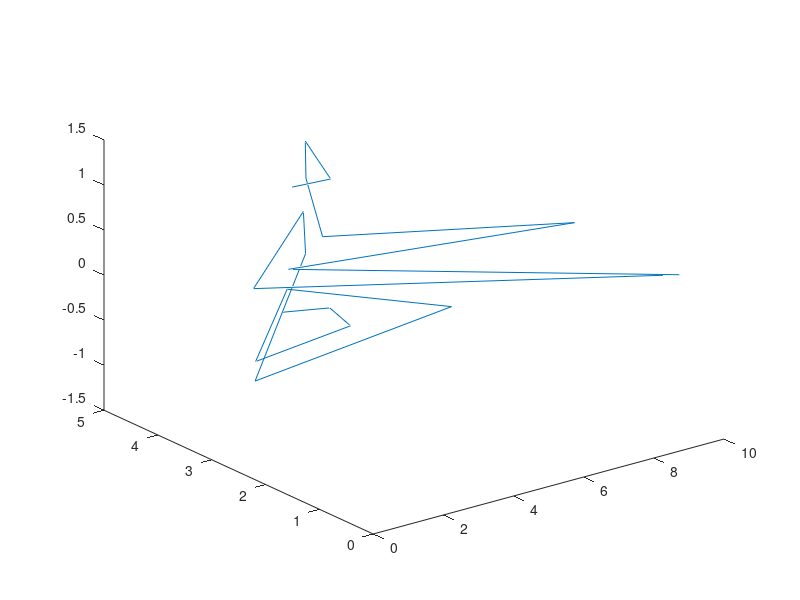

MATLAB code to generate this figure:
points = [...
    [ 1.03342; 1.11459; -0.184419; 4.39934], ...
    [ 1.03342; 0.618535; -0.184419; 4.39934], ...
    [ 1.10695; 0.618535; -0.184419; 4.39934], ...
    [ 1.10695; 0.86554; -0.184419; 4.39934], ...
    [ 1.18049; 0.86554; -0.184419; 4.39934], ...
    [ 1.18049; 1.11255; -0.184419; 4.39934], ...
    [ 1.18049; 1.11255; 0.246269; 4.39934], ...
    [ 1.18049; 1.11255; 0.676957; 4.39934], ...
    [ 1.70117; 0.741016; 0.676957; 4.39934], ...
    [ 1.70117; -0.0536219; 0.676957; 4.39934], ...
    [ 2.22185; -0.0536219; 0.676957; 4.39934], ...
    [ 2.22185; -0.354249; 0.676957; 4.39934], ...
    [ 2.74252; -0.354249; 0.676957; 4.39934], ...
    [ 2.74252; -0.654876; 0.676957; 4.39934], ...
    [ 2.74252; -0.654876; 0.655443; 4.39934], ...
    [ 2.74252; -0.654876; 0.633928; 4.39934], ...
    [ 2.7307; -0.756836; 0.639431; 0.5617], ...
    [ 2.71889; -0.611791; 0.644934; -3.27594], ...
    [ 2.70707; -0.466746; 0.650437; -7.11358], ...
    [ 2.69525; -0.3217; 0.65594; -10.9512], ...
    [ 2.68343; -0.176655; 0.661443; -14.7889], ...
    [ 2.67161; -0.0316094; 0.666946; -18.6265], ...
    [ 2.65979; 0.113436; 0.672449; -22.4641], ...
    [ 2.64797; 0.258481; 0.677952; -26.3018], ...
    [ 2.63615; 0.403527; 0.683455; -30.1394], ...
    [ 2.62433; 0.548572; 0.688958; -33.9771], ...
    [ 2.61251; 0.693618; 0.694461; -37.8147], ...
    [ 2.60069; 0.838663; 0.699964; -41.6523], ...
    [ 2.58887; 0.983708; 0.705467; -45.49], ...
    [ 2.57706; 1.12875; 0.710971; -49.3276], ...
    [ 2.56524; 1.2738; 0.716474; -53.1652], ...
    [ 2.55342; 1.41884; 0.721977; -57.0029] ...
];
plot3(points(1,:), points(2,:), points(3,:));
points = [...
    [ 2.35259; 1.41884; 0.721977; -57.0029], ...
    [ 2.35259; 1.67157; 0.721977; -57.0028], ...
    [ 2.15177; 1.67157; 0.721977; -57.0027], ...
    [ 2.15177; 1.9243; 0.721977; -57.0027], ...
    [ 1.95094; 1.9243; 0.721977; -57.0026], ...
    [ 1.95094; 2.17703; 0.721977; -57.0025], ...
    [ 1.95094; 2.17703; 1.05195; -57.0025], ...
    [ 1.95094; 2.17703; 1.38193; -57.0025] ...
];
plot3(points(1,:), points(2,:), points(3,:));
points = [...
    [ 1.95094; 2.77703; 1.38193], ...
    [ 3.36898; 2.98546; 1.26546], ...
    [ 3.92507; 3.81901; 1.39821], ...
    [ 3.91809; 3.80242; 0.992204] ...
    [ 3.39456; 3.15149; 0.576543], ...
    [ 7.25674; 0.989851; 0.919431], ...
    [ 1.38772; 2.48003; 0.610491], ...
    [ 9.05682; 0.216265; 0.363832], ...
    [ 2.30483; 3.72421; -0.0425368], ...
    [ 3.94527; 3.86726; 0.602609], ...
    [ 3.90833; 3.8029; 0.154573], ...
    [ 2.3422; 3.72009; -1.07158], ...
    [ 4.67477; 1.59195; 0.0936673], ...
    [ 1.84069; 2.79725; 0.25489], ...
    [ 1.27922; 3.01785; -0.549877], ...
    [ 3.05322; 2.41052; -0.173221], ...
    [ 3.44202; 3.04978; -0.191181], ...
    [ 3.88356; 4.20891; -0.604003] ...
];
plot3(points(1,:), points(2,:), points(3,:));